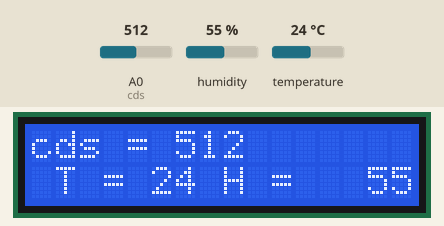
Recording of a sketch running on a simulated Arduino Uno, built with avr-gcc and run on an emulated ATmega328P. Parts: 16×2 character LCD. The inputs (shaded band) are chosen by the test bench; at power-on: humidity 55 %, A0 (cds) = 512, temperature 24 °C.

Above: at 1.2 s.
1.3 s: humidity set to 22 %
At 3.1 s:
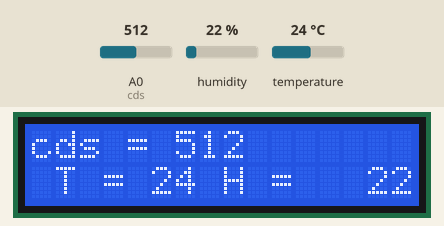
3.7 s: A0 (cds) set to 716
At 5.5 s:
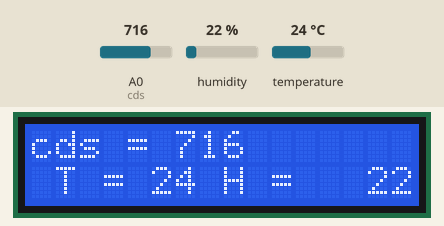
5.8 s: temperature set to 12 °C
At 7.1 s:
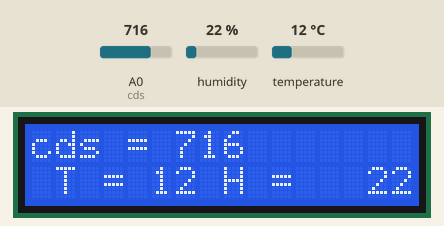
7.8 s: A0 (cds) set to 900
At 9.6 s:
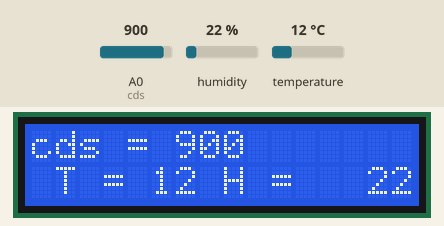
9.9 s: humidity set to 40 %
At 11.2 s:
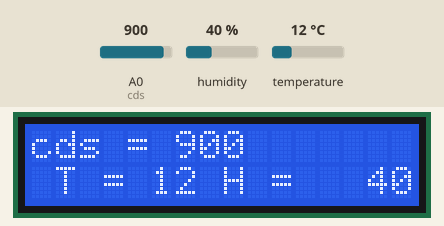
12.0 s: A0 (cds) set to 1023
At 13.8 s:
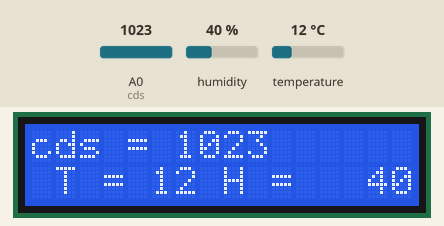
Timing chart, 0 to 15.1 s (numbered marks = the images above; inputs shaded):
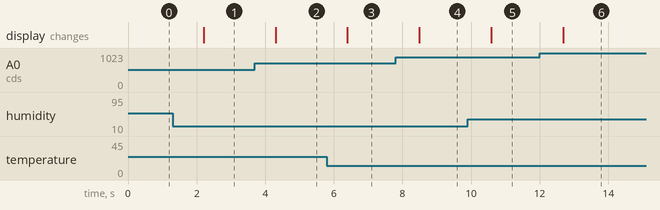

The sketch:

lcd_cds_ar_com.ino
```cpp
#include <Wire.h>
#include <LiquidCrystal_I2C.h>
#include <SimpleDHT.h>

LiquidCrystal_I2C lcd(0x27,16,2);

const int cds = A0;

SimpleDHT11 dht11(2);

void setup()
{
  Serial.begin(9600);
  lcd.init();
  lcd.backlight();
}

void loop()
{
  int cdsValue  = analogRead(cds);

  byte temperature = 0;
  byte humidity = 0;

  int err = SimpleDHTErrSuccess;
  if ((err = dht11.read(&temperature, &humidity, NULL)) != SimpleDHTErrSuccess) {
    Serial.print("Read DHT11 failed, err="); Serial.print(SimpleDHTErrCode(err));
    Serial.print(","); Serial.println(SimpleDHTErrDuration(err)); delay(1000);
    return;
  }

  lcd.setCursor(0,0);
  lcd.print("cds = ");
  lcd.print((int)cdsValue);

  lcd.setCursor(1,1);
  lcd.print("T = ");
  lcd.print((int)temperature);

  lcd.setCursor(8,1);
  lcd.println("H = ");
  lcd.print((int)humidity);

  delay(1000);
}
```

Measured:
- after the input at 1.3 s, the display: changes after 0.91 s (image 1)
- after the input at 3.7 s, the display: changes after 0.60 s (image 2)
- after the input at 5.8 s, the display: changes after 0.60 s (image 3)
- after the input at 7.8 s, the display: changes after 0.69 s (image 4)
- after the input at 9.9 s, the display: changes after 0.69 s (image 5)
- after the input at 12.0 s, the display: changes after 0.68 s (image 6)
